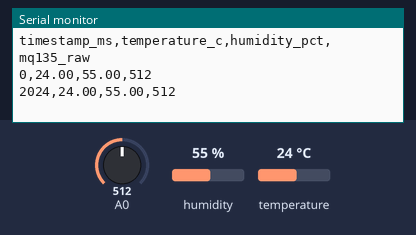
Simulated run of this sketch. Board: Arduino Uno, built with avr-gcc and run on an emulated ATmega328P. Shown: the last lines printed to the serial monitor. The inputs (shaded band) are chosen by the test bench; at power-on: humidity 55 %, A0 = 512, temperature 24 °C.

Above: at 2.8 s.
2.9 s: humidity set to 22 %
At 5.3 s:
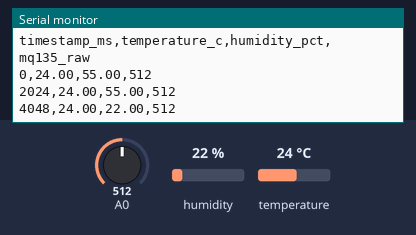
5.6 s: A0 set to 716
At 6.5 s:
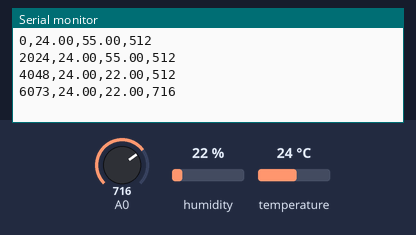
8.3 s: temperature set to 12 °C
At 10.8 s:
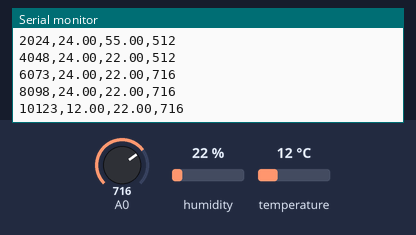
11.0 s: A0 set to 900
At 12.6 s:
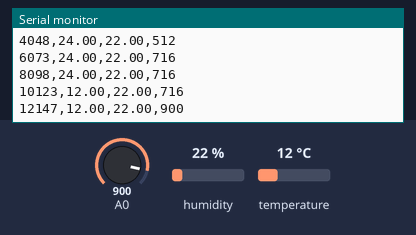
13.7 s: humidity set to 40 %
At 15.1 s:
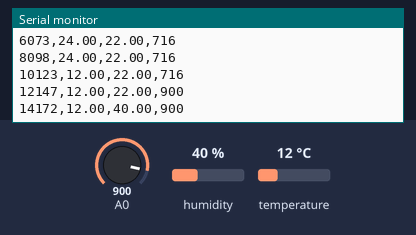
Timing chart, 0 to 16.7 s (numbered marks = the images above; inputs shaded):
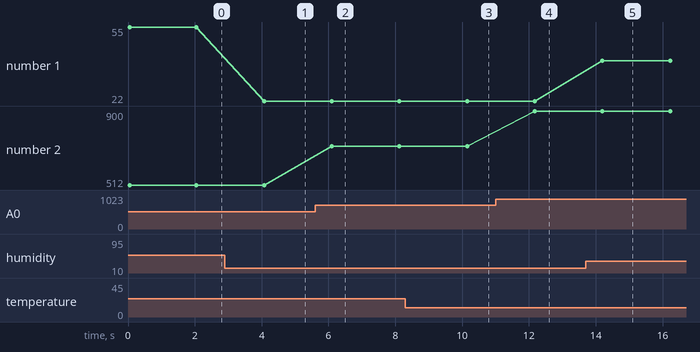

Measured:
- after the input at 2.9 s, the serial monitor: prints a new line after 1.2 s (image 1)
- after the input at 5.6 s, the serial monitor: prints a new line after 0.50 s (image 2)
- after the input at 8.3 s, the serial monitor: prints a new line after 1.8 s (image 3)
- after the input at 11.0 s, the serial monitor: prints a new line after 1.2 s (image 4)
- after the input at 13.7 s, the serial monitor: prints a new line after 0.50 s (image 5)
- plotted number 1: 55 → 22 after the input at 2.9 s, 22 → 40 after the input at 13.7 s
- plotted number 2: 512 → 716 after the input at 5.6 s, 716 → 900 after the input at 11.0 s

The sketch:

TEST.ino
```cpp
#include "DHT.h"

#define DHTPIN 2
#define DHTTYPE DHT11

DHT dht(DHTPIN, DHTTYPE);

void setup() {
  Serial.begin(9600);
  dht.begin();
  Serial.println("timestamp_ms,temperature_c,humidity_pct,mq135_raw");
}

void loop() {
  unsigned long t_ms = millis();

  float h = dht.readHumidity();
  float temp = dht.readTemperature(); // Celsius
  int mq = analogRead(A0);            // 0–1023

  if (isnan(h) || isnan(temp)) {
    return;  // skip if DHT fails
  }

  Serial.print(t_ms);
  Serial.print(",");
  Serial.print(temp, 2);
  Serial.print(",");
  Serial.print(h, 2);
  Serial.print(",");
  Serial.println(mq);

  delay(2000); // every 2 s
}
```
